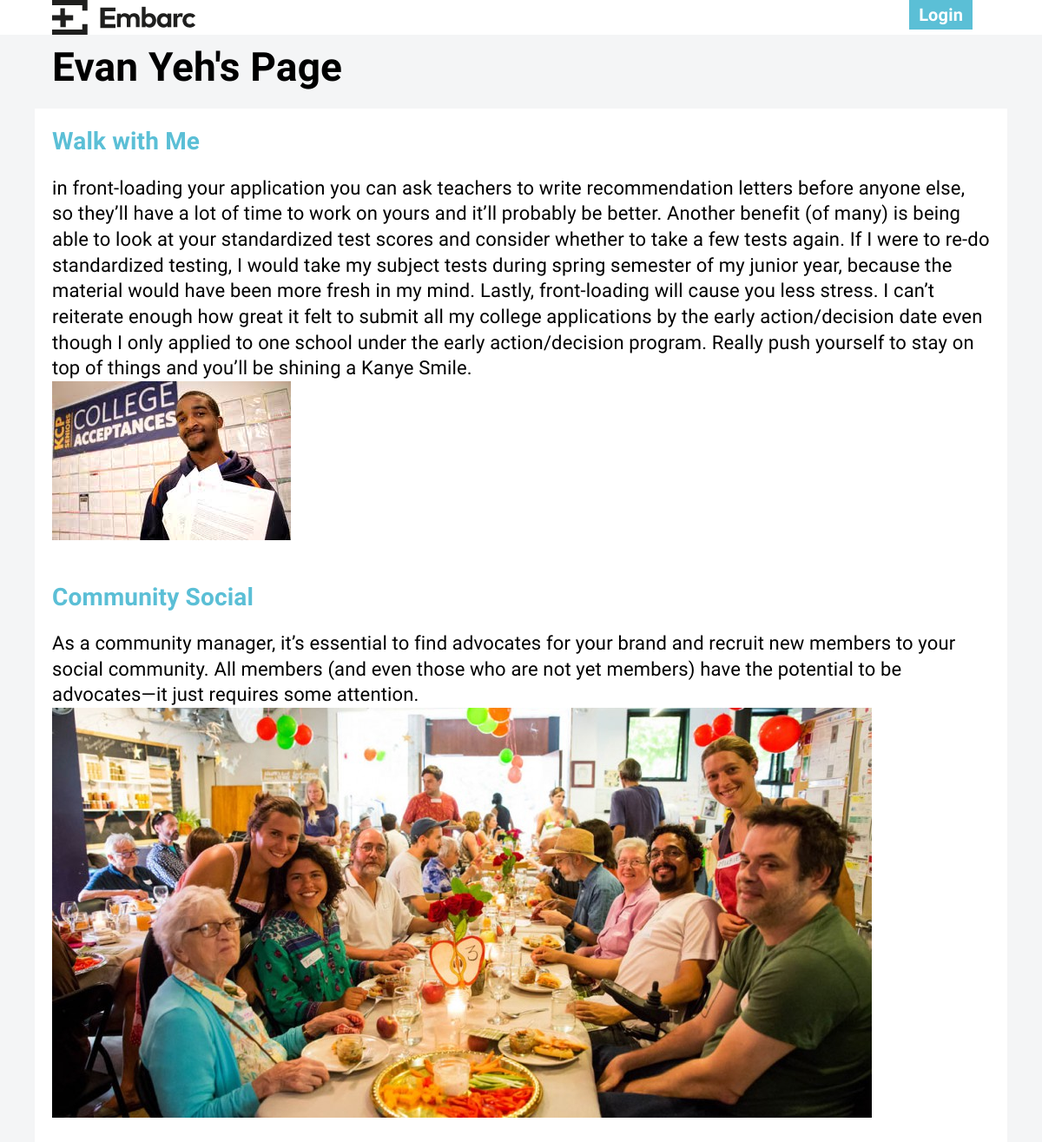
Page /profile/eyeh/ on the committed database.
### embarc/models.py (models this page shows, shortened)
class User(db.Model):
    id = db.Column(db.Integer, primary_key=True)
    username = db.Column(db.String(120), unique=False, nullable=False)
    first_name = db.Column(db.String(120), unique=False, nullable=False)
    last_name = db.Column(db.String(120), unique=False, nullable=False)
    email = db.Column(db.String(120), unique=False, nullable=False)
    group = db.Column(db.String(120), unique=False, nullable=False)
    password = db.Column(db.String(120), unique=False, nullable=False)
    user_type = db.Column(db.String(10), unique=False, nullable=False)

class Reflection(db.Model):
    id = db.Column(db.Integer, primary_key=True)
    name = db.Column(db.String(120), unique=False, nullable=False)
    description = db.Column(db.String(3000), unique=False, nullable=False)
    journeyid = db.Column(db.Integer, unique=False, nullable=False)
    journeyname = db.Column(db.Integer, unique=False, nullable=False)
    date = db.Column(db.DateTime, nullable=False, default=datetime.utcnow)
    picture = db.Column(db.String(250), unique=False, nullable=True)

### embarc/views.py (the view)
@app.route('/profile/<user_slug>/', methods=['GET', 'POST'])
def show_user(user_slug):
    context = {
        "reflections" : Reflection.query.filter_by(name=user_slug)
    }
    full_user = User.query.filter_by(username=user_slug).first()
    return render_template('user.html', **context, user=current_user, target_user=full_user)

### embarc/views.py (called while the page is built)
@app.before_request
def get_current_user():
    g.user = current_user

### embarc/templates/user.html (shortened to what this page needs)
{% extends "layout.html" %}
{% block body %}
    <div class="container">
      <h1> {{ target_user.first_name }} {{ target_user.last_name }}'s Page </h1>
      </div>
  {% for reflection in reflections %}
  <div class="container container-comment">
      <a href="{{ url_for('show_journey', journey_slug=reflection['journeyid']) }}"><h3>{{ reflection['journeyname'] }}</h3></a>
      <h4>{{ reflection['description']}}</h4>
      {% if reflection.picture %}
          <img src="{{ url_for('static', filename='cdn/{}'.format(reflection.picture)) }}">
      {% endif %}
  </div>
  {% endfor %}
{% endblock %}

### embarc/static/css/all.css (style rules this page uses)
*,*:after,*:before { box-sizing:inherit }
html { box-sizing:border-box;font-size:62.5% }
body { color:#000;font-family:'Roboto', 'Helvetica Neue', 'Helvetica', 'Arial', sans-serif;font-size:1.6em;font-weight:300;letter-spacing:.01em;line-height:1.6 }
.container { margin:0 auto;max-width:112.0rem;padding:0 2.0rem;position:relative;width:100% }
a { color:#5bbfd6;text-decoration:none }
h1,h2,h3,h4,h5,h6 { font-weight:300;letter-spacing:-.1rem;margin-bottom:2.0rem;margin-top:0 }
h1 { font-size:4.6rem;line-height:1.2 }
h3 { font-size:2.8rem;line-height:1.3 }
h4 { font-size:2.2rem;letter-spacing:-.08rem;line-height:1.35 }
img { max-width:100% }
body { margin:0;background-color:#f4f5f6;font-family:'Source Sans Pro', sans-serif }
h1 { margin-top:5rem;margin-bottom:2rem }
h1,h2,h3 { font-weight:700 }
h1,h2,h3,h4 { letter-spacing:inherit }
.container-comment { background-color:#fff;padding:2rem }
.container-comment h4 { margin-bottom:0 }

### rows in the picture
User: first_name "Evan", last_name "Yeh"
Reflection: journeyname "Walk with Me", description "in front-loading your application you can ask teachers to write recommendation letters before anyone else, so they’ll have a lot of time to work on yours and it’ll probably be better. Another benefit (of many) is being able to look at your standardized test scores and consider whether to take a few tests again. If I were to re-do standardized testing, I would take my subject tests during spring semester of my junior year, because the material would have been more fresh in my mind. Lastly, front-loading will cause you less stress. I can’t reiterate enough how great it felt to submit all my college applications by the early action/decision date even though I only applied to one school under…", picture (picture)
Reflection: journeyname "Community Social", description "As a community manager, it’s essential to find advocates for your brand and recruit new members to your social community. All members (and even those who are not yet members) have the potential to be advocates—it just requires some attention.", picture (picture)
